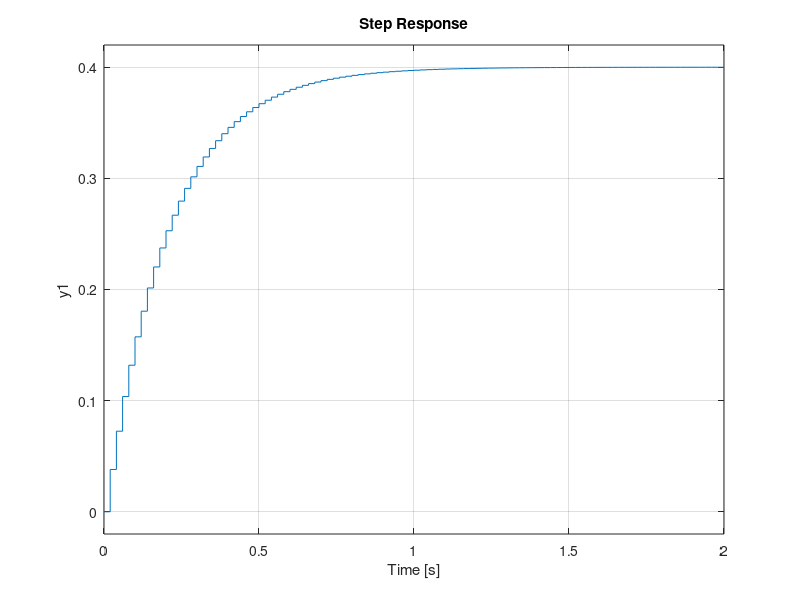
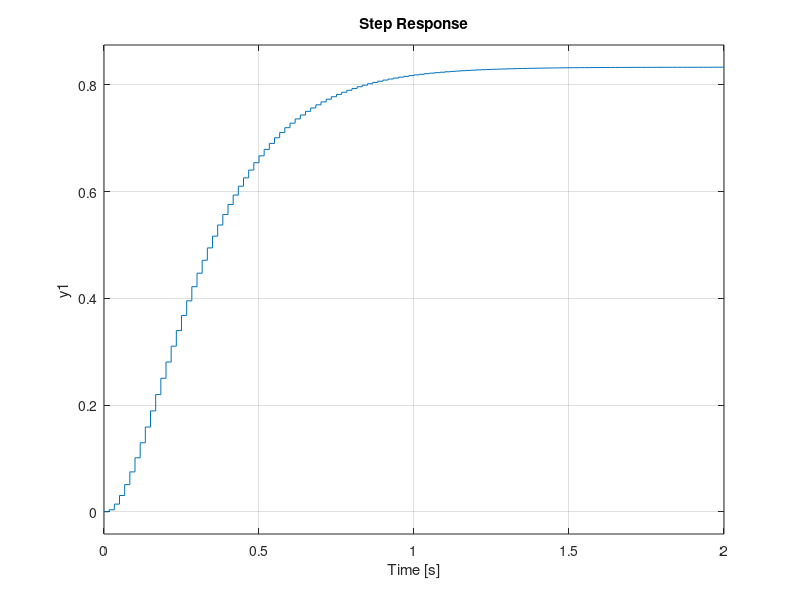
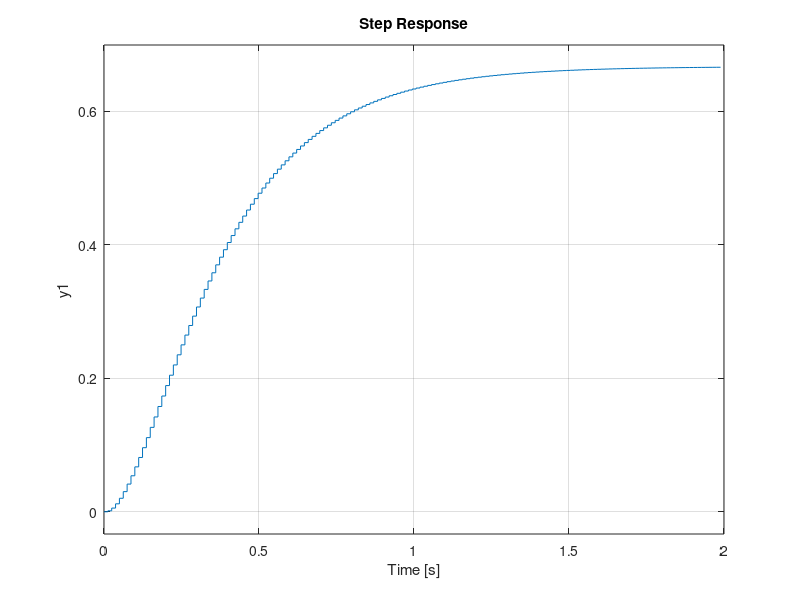
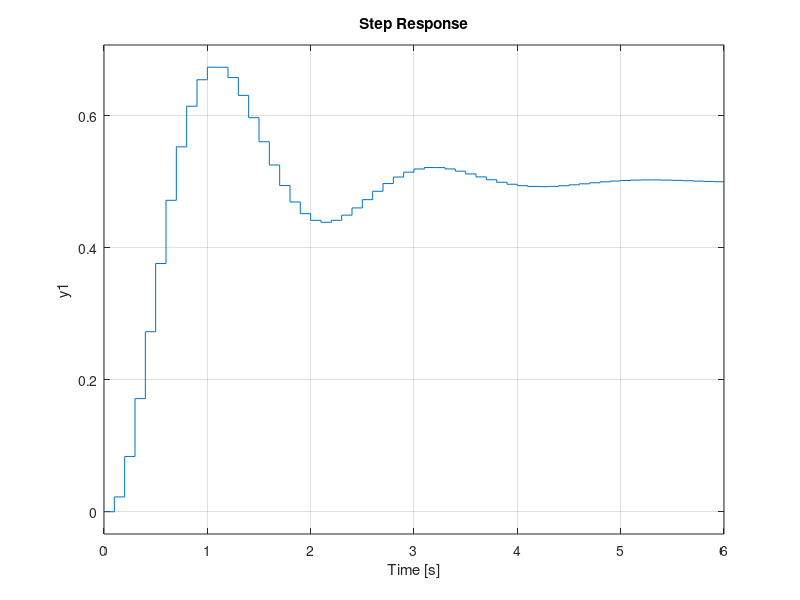

Recreate these plots in MATLAB, in order.
clear all
close all
clc
%primer sistema
%ZOH
ft=tf(2,[1 5]);
figure
step(ft)
hold on
%ftd=tf(0.0381,[1 -0.905],1/50);
ftd=c2d(ft,1/50,'zoh');
step(ftd)
%Matched
ftd2=c2d(ft,1/50,'matched');
step(ftd2)

%segundo sistema
ft=tf(30,[1 12 36]);
figure
step(ft)
hold on
%ftd=tf(0.0381,[1 -0.905],1/50);
ftd3=c2d(ft,1/60,'zoh');
step(ftd3)
%Matched
ftd4=c2d(ft,1/60,'matched');
step(ftd4)
% %tercer sistema
ft=tf(20,[1 12 30]);
figure
step(ft)
hold on
%ftd=tf(0.0381,[1 -0.905],1/50);
ftd5=c2d(ft,1/80.45,'zoh');
step(ftd5)
%Matched
ftd6=c2d(ft,1/80.45,'matched');
step(ftd6)
% %cuarto sistema
ft=tf(5,[1 2 10]);
figure
step(ft)
hold on
%ftd=tf(0.0381,[1 -0.905],1/50);
ftd7=c2d(ft,0.1,'zoh');
step(ftd7)
%Matched
ftd8=c2d(ft,0.1,'matched');
step(ftd8)
